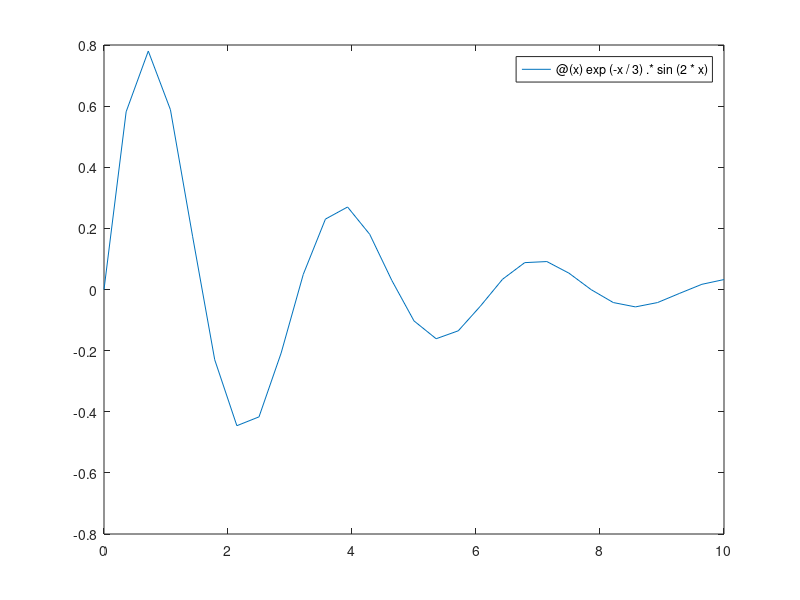

MATLAB code for this plot: (Note: this script raises an error after producing the figure.)
% ex0605_fzero_fminbnd.m — fzero, fminbnd, integral (6.5)
% [보강] 슬라이드는 fplot 만 다루지만, 같은 "함수를 인수로 받는 함수" 무리다.

clear; clc; close all

f = @(x) exp(-x/3) .* sin(2*x);

% fzero: 근(값이 0 이 되는 x) 을 찾는다. 두 번째 인수는 시작점 또는 구간이다.
r1 = fzero(f, 1.5);
r2 = fzero(f, [2 4]);       % 구간 양 끝의 부호가 달라야 한다
fprintf('fzero(f, 1.5)   = %.6f\n', r1);
fprintf('fzero(f, [2 4]) = %.6f\n', r2);

% fminbnd: 구간 안의 최솟값을 찾는다
[xmin, fmin] = fminbnd(f, 1, 4);
fprintf('fminbnd(f, 1, 4): x = %.6f, f = %.6f\n', xmin, fmin);

% 최댓값은 부호를 뒤집어 최솟값 문제로 바꾼다
[xmax, negmax] = fminbnd(@(x) -f(x), 0, 2);
fprintf('최댓값: x = %.6f, f = %.6f\n', xmax, -negmax);

% integral: 정적분도 함수를 인수로 받는다
A = integral(f, 0, 10);
fprintf('integral(f, 0, 10) = %.6f\n', A);

% 그림으로 확인
fplot(f, [0 10], LineWidth=1.5); hold on
yline(0, 'k:')
plot([r1 r2], f([r1 r2]), 'ro', MarkerFaceColor='r')
plot(xmin, fmin, 'bs', MarkerFaceColor='b')
plot(xmax, -negmax, 'g^', MarkerFaceColor='g')
hold off
grid on
legend(["f(x)", "", "fzero 근", "fminbnd 최솟값", "최댓값"], Location="northeast")
xlabel('x'); ylabel('f(x)')
title('fzero / fminbnd 결과')

theme(gcf, "light")        % R2026a 기본 테마는 dark 라 밝게 바꿔 저장한다
exportgraphics(gcf, '../../textbook/ch06/img/ex0605_fzero_fminbnd.png')
